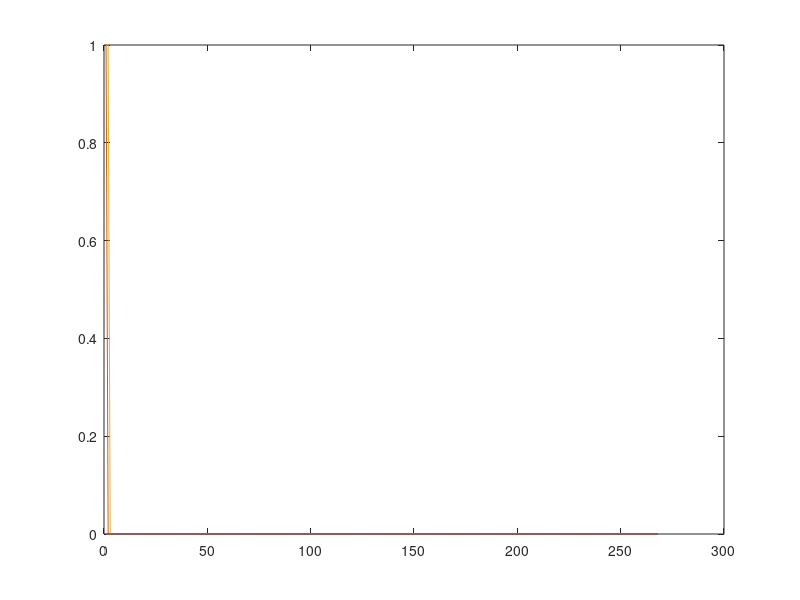

Write the MATLAB code that produced this figure.
% macro_network_nodes_1 = [10	12	16	52	53	54	56	57	64	65	137	140	145	148	149	150	151	153	156	162	165	183	185	186	187	190	192	194	219];
% macro_network_nodes_2 = [1	4	7	8	9	14	17	19	21	22	30	31	47	48	55	70	111	112	116	139	142	143	147	154	157	164	182	184	193	196	199	242	246	247];
% macro_network_nodes_3 = [3	5	6	13	49	50	85	86	90	96	115	134	138	141	203	222	223	225	227	239];
% macro_network_nodes_4 = [2	11	15	18	20	28	29	32	36	44	83	88	91	93	94	95	99	101	103	104	105	106	107	108	110	113	114	117	118	119	120	121	122	123	124	125	126	127	128	129	130	131	132	133	135	136	144	146	152	155	169	178	217	220	221	224	226	229	230	231	232	233	234	236	237	238	243	244	245	248	249	250	251	252	253	254	255	256	257	258	259	260	261	262	263	264	265	266	267	268];
% macro_network_nodes_5 = [23	24	25	26	27	33	34	35	37	38	39	40	45	46	51	58	60	61	62	63	84	89	92	97	109	158	159	160	161	163	166	167	168	170	171	172	173	174	179	180	181	188	189	191	195	197	202	218	228	235];
% macro_network_nodes_6 = [42	68	72	75	77	79	80	82	87	98	176	198	205	207	208	211	215	216];
% macro_network_nodes_7 = [76	78	81	100	102	212	213	214	241];
% macro_network_nodes_8 = [41	43	59	66	67	69	71	73	74	175	177	200	201	204	206	209	210	240];

macronet_within_masks = {zeros(268, 268); zeros(268, 268); zeros(268, 268); zeros(268, 268)};

macro_network_nodes_1 = [1 2 3];
macro_network_nodes_2 = [4 5 6];
macro_network_nodes_3 = [7 8 9];
macro_network_nodes_4 = [10 11 12];

%macro_network_nodes = {macro_network_nodes_1; macro_network_nodes_2; macro_network_nodes_3; macro_network_nodes_4; macro_network_nodes_5; macro_network_nodes_6; macro_network_nodes_7; macro_network_nodes_8};
macro_network_nodes = {macro_network_nodes_1; macro_network_nodes_2; macro_network_nodes_3; macro_network_nodes_4;};

for m =1:length(macro_network_nodes)
    for i=1:length(macro_network_nodes{m})
        for j=i+1:length(macro_network_nodes{m})
            macronet_within_masks{m}(i,j)=1;
        end
    end
    plot(macronet_within_masks{m})
end

